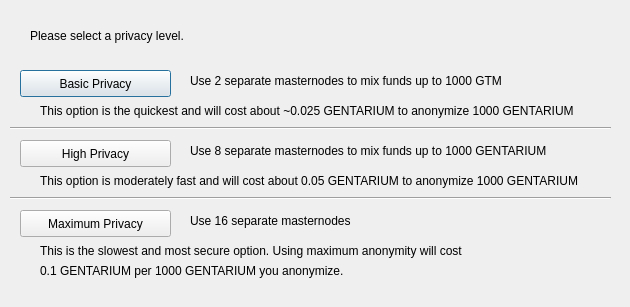
<?xml version="1.0" encoding="UTF-8"?>
<ui version="4.0">
 <class>DarksendConfig</class>
 <widget class="QDialog" name="DarksendConfig">
  <property name="geometry">
   <rect>
    <x>0</x>
    <y>0</y>
    <width>630</width>
    <height>307</height>
   </rect>
  </property>
  <property name="windowTitle">
   <string>Configure PrivateSend</string>
  </property>
  <widget class="QPushButton" name="buttonBasic">
   <property name="geometry">
    <rect>
     <x>20</x>
     <y>70</y>
     <width>151</width>
     <height>27</height>
    </rect>
   </property>
   <property name="text">
    <string>Basic Privacy</string>
   </property>
  </widget>
  <widget class="QPushButton" name="buttonHigh">
   <property name="geometry">
    <rect>
     <x>20</x>
     <y>140</y>
     <width>151</width>
     <height>27</height>
    </rect>
   </property>
   <property name="text">
    <string>High Privacy</string>
   </property>
  </widget>
  <widget class="QPushButton" name="buttonMax">
   <property name="geometry">
    <rect>
     <x>20</x>
     <y>210</y>
     <width>151</width>
     <height>27</height>
    </rect>
   </property>
   <property name="text">
    <string>Maximum Privacy</string>
   </property>
  </widget>
  <widget class="QLabel" name="label">
   <property name="geometry">
    <rect>
     <x>30</x>
     <y>20</y>
     <width>571</width>
     <height>31</height>
    </rect>
   </property>
   <property name="text">
    <string>Please select a privacy level.</string>
   </property>
  </widget>
  <widget class="QLabel" name="label_2">
   <property name="geometry">
    <rect>
     <x>190</x>
     <y>70</y>
     <width>421</width>
     <height>21</height>
    </rect>
   </property>
   <property name="text">
    <string>Use 2 separate masternodes to mix funds up to 1000 GTM</string>
   </property>
  </widget>
  <widget class="QLabel" name="label_3">
   <property name="geometry">
    <rect>
     <x>190</x>
     <y>140</y>
     <width>411</width>
     <height>21</height>
    </rect>
   </property>
   <property name="text">
    <string>Use 8 separate masternodes to mix funds up to 1000 GENTARIUM</string>
   </property>
  </widget>
  <widget class="QLabel" name="label_4">
   <property name="geometry">
    <rect>
     <x>190</x>
     <y>210</y>
     <width>421</width>
     <height>21</height>
    </rect>
   </property>
   <property name="text">
    <string>Use 16 separate masternodes</string>
   </property>
  </widget>
  <widget class="QLabel" name="label_6">
   <property name="geometry">
    <rect>
     <x>40</x>
     <y>100</y>
     <width>561</width>
     <height>21</height>
    </rect>
   </property>
   <property name="text">
    <string>This option is the quickest and will cost about ~0.025 GENTARIUM to anonymize 1000 GENTARIUM</string>
   </property>
  </widget>
  <widget class="QLabel" name="label_7">
   <property name="geometry">
    <rect>
     <x>40</x>
     <y>170</y>
     <width>561</width>
     <height>21</height>
    </rect>
   </property>
   <property name="text">
    <string>This option is moderately fast and will cost about 0.05 GENTARIUM to anonymize 1000 GENTARIUM</string>
   </property>
  </widget>
  <widget class="QLabel" name="label_8">
   <property name="geometry">
    <rect>
     <x>40</x>
     <y>240</y>
     <width>561</width>
     <height>21</height>
    </rect>
   </property>
   <property name="text">
    <string>This is the slowest and most secure option. Using maximum anonymity will cost</string>
   </property>
  </widget>
  <widget class="QLabel" name="label_9">
   <property name="geometry">
    <rect>
     <x>40</x>
     <y>260</y>
     <width>561</width>
     <height>21</height>
    </rect>
   </property>
   <property name="text">
    <string>0.1 GENTARIUM per 1000 GENTARIUM you anonymize.</string>
   </property>
  </widget>
  <widget class="Line" name="line">
   <property name="geometry">
    <rect>
     <x>10</x>
     <y>120</y>
     <width>601</width>
     <height>16</height>
    </rect>
   </property>
   <property name="orientation">
    <enum>Qt::Horizontal</enum>
   </property>
  </widget>
  <widget class="Line" name="line_2">
   <property name="geometry">
    <rect>
     <x>10</x>
     <y>190</y>
     <width>601</width>
     <height>16</height>
    </rect>
   </property>
   <property name="orientation">
    <enum>Qt::Horizontal</enum>
   </property>
  </widget>
 </widget>
 <resources/>
 <connections/>
</ui>
